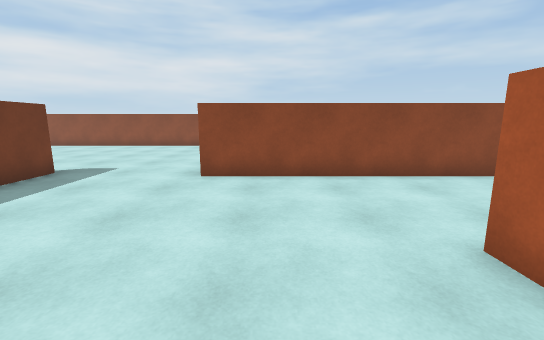
[1] (above)

16 first-person views from a walk through a scene from a Unity 3-D project. The camera is 1.5 m above the floor, tilts 10° down and sees 90° across. The floor is counted in squares, 1 m on a side. Each view is taken from the middle of a square. On the plan, view 1 faces up. The plan holds only what a view shows up to about 14 squares ahead; the rest is blank. The place goes on beyond the plan.

[2]
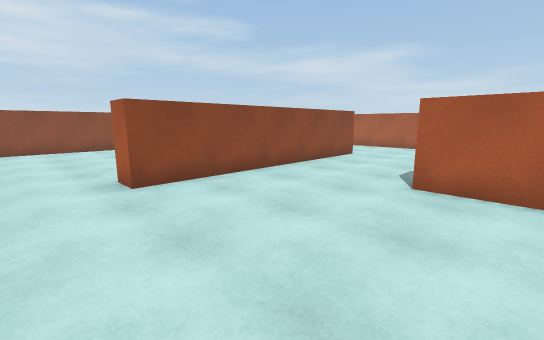

[3]
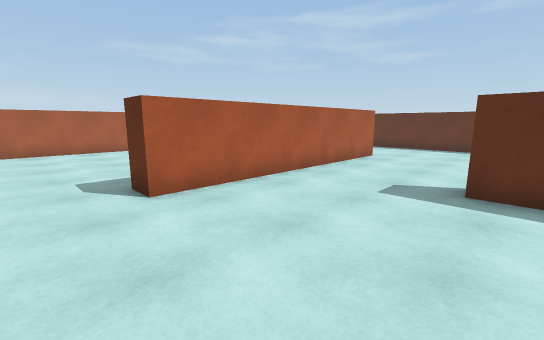

[4]
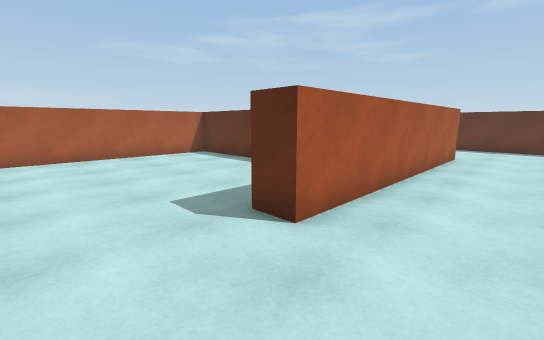

[5]
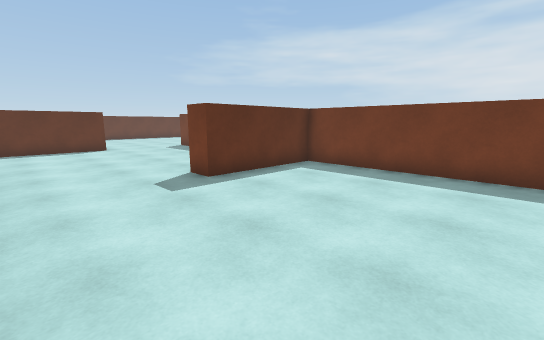

[6]
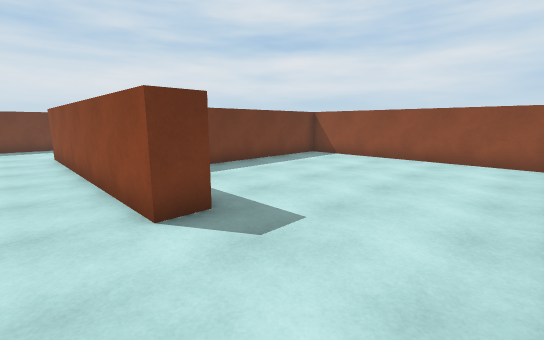

[7]
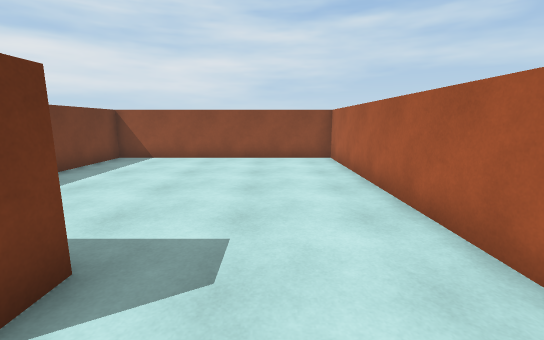

[8]
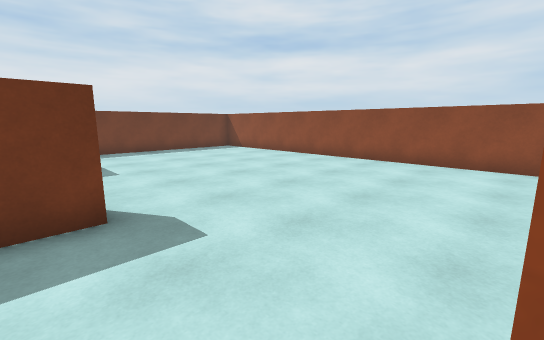

[9]
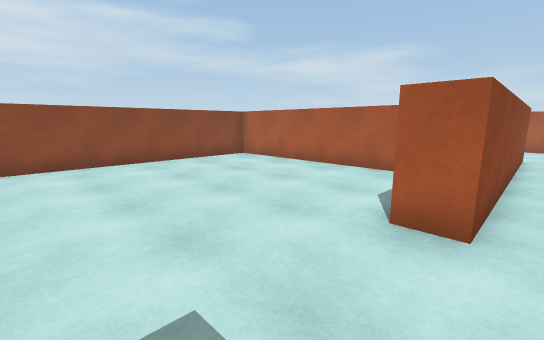

[10]
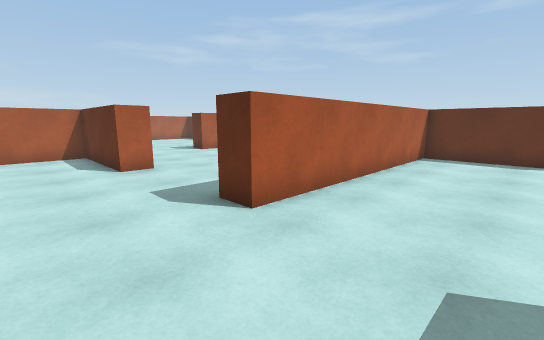

[11]
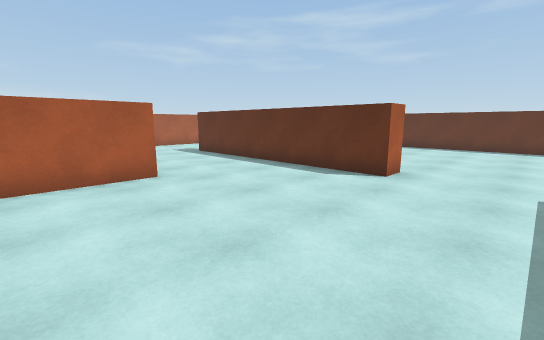

[12]
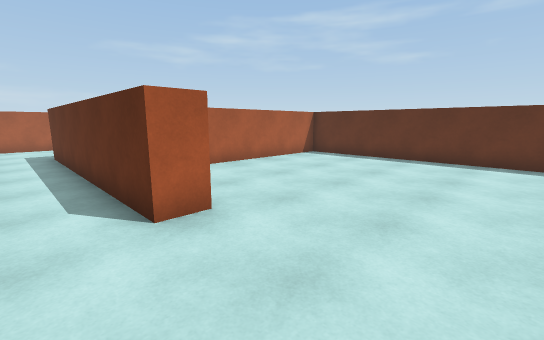

[13]
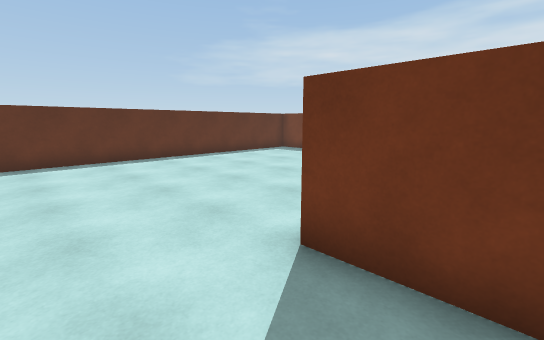

[14]
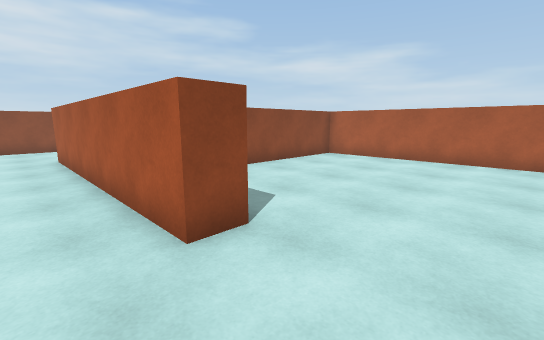

[15]
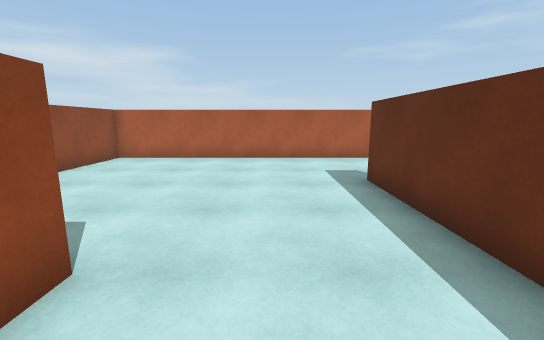

[16]
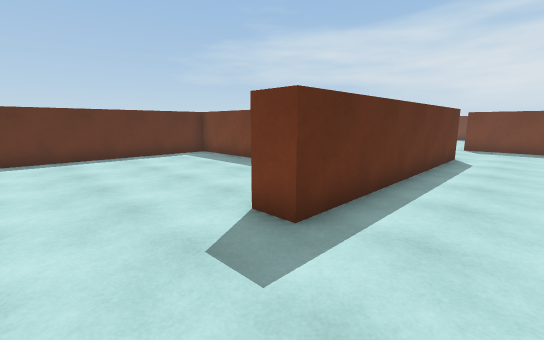

### Floor plan
Points are (right, up) in squares from view 1. A wall is a line through its corners. A room is listed if a view was taken in it or the views show most of it. See-through windows are left out.
Room 1 (views 1, 2, 3, 4, 5, 6, 7, 8, 9, 10, 11, 12, 13, 14, 15, 16)
walls: (3.6, -7) (2.5, -7) (2.5, 3) (3.5, 3); (8.8, -1.5) (12.5, -1.5) (12.5, 17.5) (3.5, 17.5) (3.5, 11.2); (-6.5, -8.9) (-6.5, -12); (-2, -12.6) (-2, -11.5) (8, -11.5) (8, -12.5); (-11.1, -1.5) (-7.5, -1.5) (-7.5, 8) (-6.5, 8) (-6.5, -1.5) (-2, -1.5) (-2, -2.5); (8, 8.6) (8, 7.5) (-2, 7.5) (-2, 8.5) (2.5, 8.5) (2.5, 17.5) (-11.5, 17.5); (12.5, -13.1) (12.5, -2.5) (7.2, -2.5); (3.5, -17.8) (3.5, -21.5) (11.1, -21.5); (-11.5, -21.5) (2.5, -21.5) (2.5, -15.2)

Positions as (right, up) in squares from view 1, and headings:
1: (0, 0), facing up
2: (-4, 1), facing up-right
3: (-3, 5), facing down-right
4: (0, 6), facing down-right
5: (2, 5), facing down-left
6: (12, 6), facing up-left
7: (10, 6), facing up
8: (-2, 7), facing up-left
9: (-6, 7), facing up-right
10: (-11, 11), facing down-right
11: (-5, -4), facing down-right
12: (-6, -10), facing down-right
13: (-4, -10), facing down-left
14: (1, -10), facing up-right
15: (1, -9), facing right
16: (11, -9), facing down-left
